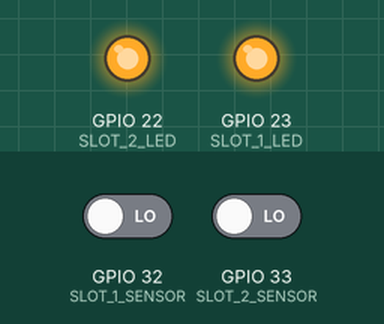
Recording of a sketch running on a simulated ESP32. Parts: output pins drawn as LEDs (lit = HIGH). The test bench sets the inputs (shaded band); at power-on: GPIO 32 (SLOT_1_SENSOR) LOW, GPIO 33 (SLOT_2_SENSOR) LOW. WiFi joins after 1.5 s; servers stay silent unless stated.

Above: at 3.0 s.
3.1 s: GPIO 32 (SLOT_1_SENSOR) driven HIGH
At 3.7 s:
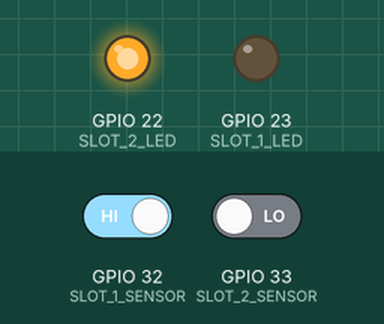
4.8 s: GPIO 32 (SLOT_1_SENSOR) driven LOW
At 6.0 s:
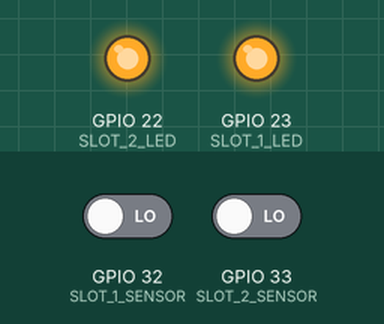
6.3 s: GPIO 33 (SLOT_2_SENSOR) driven HIGH
At 7.2 s:
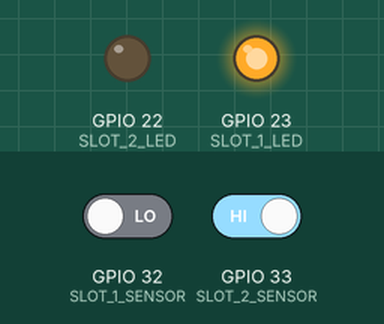
7.8 s: GPIO 33 (SLOT_2_SENSOR) driven LOW
At 8.3 s:
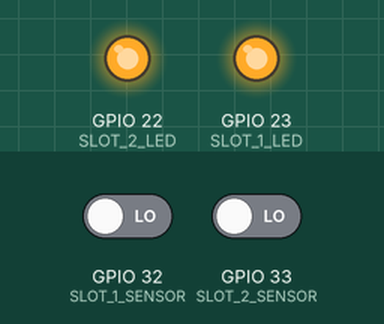
Timing chart, 0 to 10.3 s (numbered marks = the images above; inputs shaded):
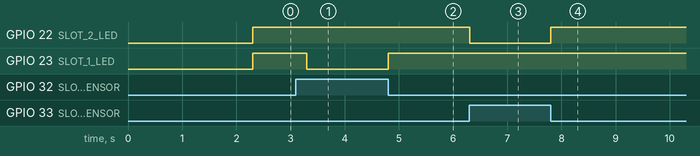

Measured:
- after the input at 3.1 s, GPIO 23 (SLOT_1_LED): HIGH → LOW after 0.20 s
- after the input at 4.8 s, GPIO 23 (SLOT_1_LED): LOW → HIGH at once
- after the input at 6.3 s, GPIO 22 (SLOT_2_LED): HIGH → LOW at once
- after the input at 7.8 s, GPIO 22 (SLOT_2_LED): LOW → HIGH at once

The sketch:

blynk_smart_parking_monitor.ino
```cpp
#define BLYNK_TEMPLATE_ID "YOUR_TEMPLATE_ID"
#define BLYNK_TEMPLATE_NAME "Smart Parking"
#define BLYNK_AUTH_TOKEN "YOUR_AUTH_TOKEN"

#include <WiFi.h>
#include <BlynkSimpleEsp32.h>

char ssid[] = "YOUR_WIFI_NAME";
char pass[] = "YOUR_WIFI_PASSWORD";

const int SLOT_1_SENSOR = 32;
const int SLOT_2_SENSOR = 33;
const int SLOT_1_LED = 23;
const int SLOT_2_LED = 22;

const int OCCUPIED_STATE = LOW;

BlynkTimer timer;

void updateParking() {
  bool slot1Occupied = digitalRead(SLOT_1_SENSOR) == OCCUPIED_STATE;
  bool slot2Occupied = digitalRead(SLOT_2_SENSOR) == OCCUPIED_STATE;

  int freeSpaces = 2 - slot1Occupied - slot2Occupied;

  digitalWrite(SLOT_1_LED, slot1Occupied ? HIGH : LOW);
  digitalWrite(SLOT_2_LED, slot2Occupied ? HIGH : LOW);

  Blynk.virtualWrite(V0, slot1Occupied);
  Blynk.virtualWrite(V1, slot2Occupied);
  Blynk.virtualWrite(V2, freeSpaces);
}

void setup() {
  pinMode(SLOT_1_SENSOR, INPUT);
  pinMode(SLOT_2_SENSOR, INPUT);
  pinMode(SLOT_1_LED, OUTPUT);
  pinMode(SLOT_2_LED, OUTPUT);

  Blynk.begin(BLYNK_AUTH_TOKEN, ssid, pass);
  timer.setInterval(500L, updateParking);
}

void loop() {
  Blynk.run();
  timer.run();
}
```
